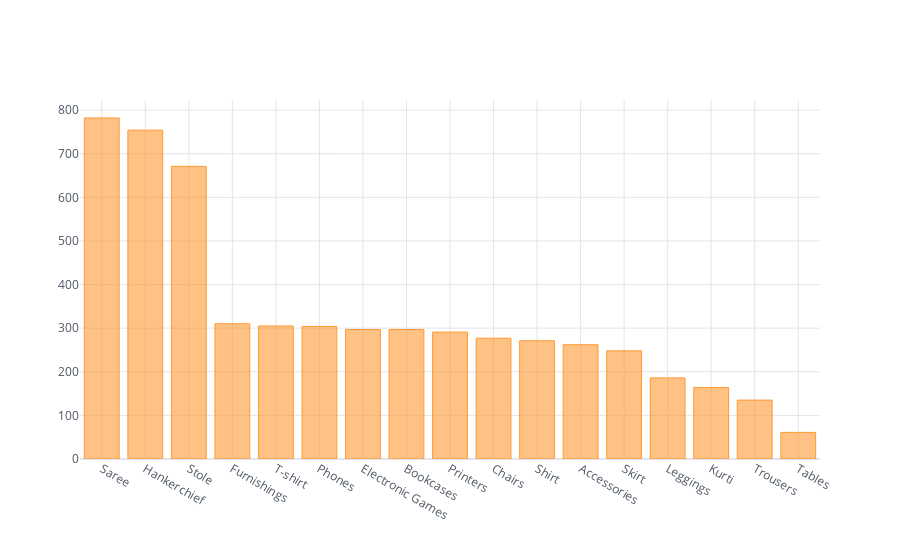

Source (notebook cell):
### Code cell
# Sub-Category별 구매횟수 시각화해보기
sub_cnt.iplot(kind='bar', theme='white')

### Figure 1 — Plotly figure (JSON) as saved in the notebook; plotly's stock layout.template omitted (floating-point values rounded to 4 significant figures)
{"data": [{"marker": {"color": "rgba(255, 153, 51, 0.6)", "line": {"color": "rgba(255, 153, 51, 1.0)", "width": 1}}, "name": "Counts", "orientation": "v", "text": "", "type": "bar", "x": ["Saree", "Hankerchief", "Stole", "Furnishings", "T-shirt", "Phones", "Electronic Games", "Bookcases", "Printers", "Chairs", "Shirt", "Accessories", "Skirt", "Leggings", "Kurti", "Trousers", "Tables"], "y": [782, 754, 671, 310, 305, 304, 297, 297, 291, 277, 271, 262, 248, 186, 164, 135, 61]}], "layout": {"legend": {"bgcolor": "#FFFFFF", "font": {"color": "#4D5663"}}, "paper_bgcolor": "#FFFFFF", "plot_bgcolor": "#FFFFFF", "title": {"font": {"color": "#4D5663"}}, "xaxis": {"gridcolor": "#E1E5ED", "showgrid": true, "tickfont": {"color": "#4D5663"}, "title": {"font": {"color": "#4D5663"}, "text": ""}, "zerolinecolor": "#E1E5ED"}, "yaxis": {"gridcolor": "#E1E5ED", "showgrid": true, "tickfont": {"color": "#4D5663"}, "title": {"font": {"color": "#4D5663"}, "text": ""}, "zerolinecolor": "#E1E5ED"}}}
